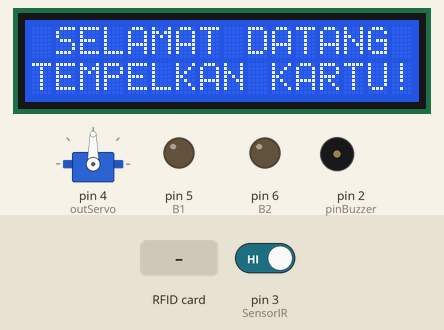
Recording of a sketch running on a simulated Arduino Uno, built with avr-gcc and run on an emulated ATmega328P. Shown: 16×2 character LCD, servo, output pins drawn as LEDs (lit = HIGH), buzzer (waves = sounding, pin HIGH). The inputs (shaded band) are chosen by the test bench; at power-on: pin 3 (SensorIR) HIGH. Pins used as bus, display or sensor lines are not drawn; what the sketch prints to the serial monitor is not drawn.

Above: at 1.7 s.
1.8 s: RFID card 5E 7A 19 C4 held to the reader
At 1.89 s:
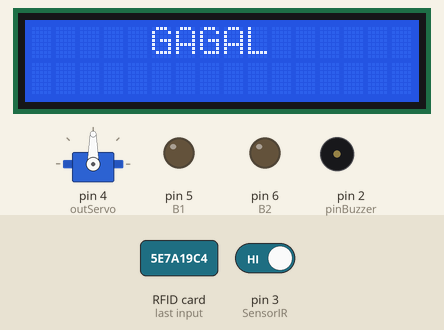
At 3.5 s:
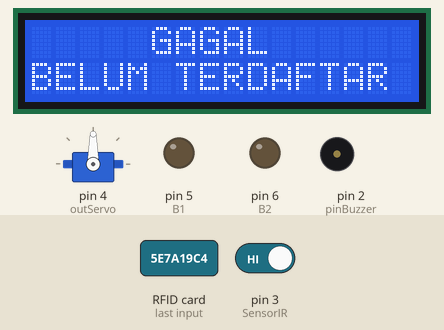
Timing chart, 0 to 5.0 s (numbered marks = the images above; inputs shaded):
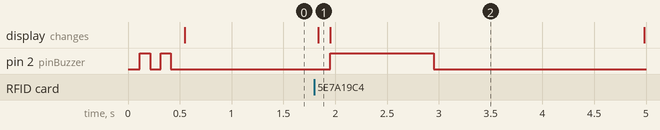

The sketch:

Challenge_RFID_INFRARED_LCD_SERVO_MOTORDRIVER.ino
```cpp
#include <SPI.h>
#include <MFRC522.h>
#include <LiquidCrystal_I2C.h>
#include <Servo.h>

LiquidCrystal_I2C lcd(0x27, 16, 2);

String uidString;

int pinBuzzer=2;
#define SS_PIN 10
#define RST_PIN 9
MFRC522 mfrc522(SS_PIN, RST_PIN);     //Create MFRC522 instance.

int SensorIR=3;
String kunci="dikunci";

int outServo=4;
Servo myservo;

#define B1 5
#define B2 6

int incomingByte = 0;
int input = 0;

void setup() {
 Serial.begin(9600);
 pinMode(pinBuzzer,OUTPUT);
 pinMode(SensorIR,INPUT);
 SPI.begin();   //Initiate SPI bus
 mfrc522. PCD_Init();  //Initiate MFRC522
 lcd.begin();
 bunyibuzzeroke();
 lcd.clear();
 lcd.setCursor(1,0); lcd.print("SELAMAT DATANG");
 lcd.setCursor(0,1); lcd.print("TEMPELKAN KARTU!");

 myservo.attach(outServo);

 pinMode(B1, OUTPUT);
 pinMode(B2, OUTPUT);
 digitalWrite(B1, LOW);
 digitalWrite(B2, LOW);
}

void bunyibuzzeroke(){
  digitalWrite(pinBuzzer,HIGH);
  delay(100);
  digitalWrite(pinBuzzer,LOW);
  delay(100);
  digitalWrite(pinBuzzer,HIGH);
  delay(100);
  digitalWrite(pinBuzzer,LOW);
  delay(100);
}

void readRFID(){
  mfrc522.PICC_ReadCardSerial();
  // Sound the buzzer when a card is read

  //Pembatas bisa dirubah sesuai keinginan,disini yang digunakan "-"
  uidString = String(mfrc522.uid.uidByte[0],HEX) + "-" +
              String(mfrc522.uid.uidByte[1],HEX) + "-" +
              String(mfrc522.uid.uidByte[2],HEX) + "-" +
              String(mfrc522.uid.uidByte[3],HEX);
              uidString.toUpperCase();
}

void bunyibuzzergagal(){
  digitalWrite(pinBuzzer,HIGH);
  delay(1000);
  digitalWrite(pinBuzzer,LOW);
  delay(1000);
}
void loop() {
  int bacaSensorIR=digitalRead(SensorIR);

  if (mfrc522.PICC_IsNewCardPresent()&& kunci=="dikunci") {
  readRFID();
  Serial.print("Tag UID: ");
  Serial.println(uidString);
  if(uidString=="6A-A7-D5-80"){
  lcd.clear();
  lcd.setCursor(4,0); lcd.print("BERHASIL");
  bunyibuzzeroke();
  kunci="dibuka";
  delay(100);
  lcd.setCursor(1,1); lcd.print("SILAHKAN MASUK");
  myservo.write(90);
  delay(500);
  myservo.write(0);
  delay(1000);
  analogWrite(B1, 0);
  analogWrite(B2, 150);
  delay(200);
  digitalWrite(B1, LOW);
  digitalWrite(B2, LOW);
  delay(1000);
  }else{
  lcd.clear();
  lcd.setCursor(5,0); lcd.print("GAGAL");
  delay(100);
  lcd.setCursor(0,1); lcd.print("BELUM TERDAFTAR");
  bunyibuzzergagal();
  myservo.write(90);
  digitalWrite(B1, LOW);
  digitalWrite(B2, LOW);
  delay(1000);
  lcd.clear();
  lcd.setCursor(1,0); lcd.print("SELAMAT DATANG");
  lcd.setCursor(0,1); lcd.print("TEMPELKAN KARTU!");
  }
 }

  if (bacaSensorIR==0 and kunci=="dibuka" ){
  kunci="dikunci";
  delay (200);
  myservo.write(90);
  analogWrite(B1, 150);
  analogWrite(B2, 0);
  delay(200);
  digitalWrite(B1, LOW);
  digitalWrite(B2, LOW);
  delay(1000);
  lcd.clear();
  lcd.setCursor(1,0); lcd.print("PALANG DITUTUP");
  delay(1000);
  lcd.clear();
  lcd.setCursor(1,0); lcd.print("SELAMAT DATANG");
  lcd.setCursor(0,1); lcd.print("TEMPELKAN KARTU!");
  }
 }
```

Measured:
- after the input at 1.8 s, pin 2 (pinBuzzer): LOW → HIGH after 0.15 s, → LOW 1.0 s later; the display: changes at once (image 1)
